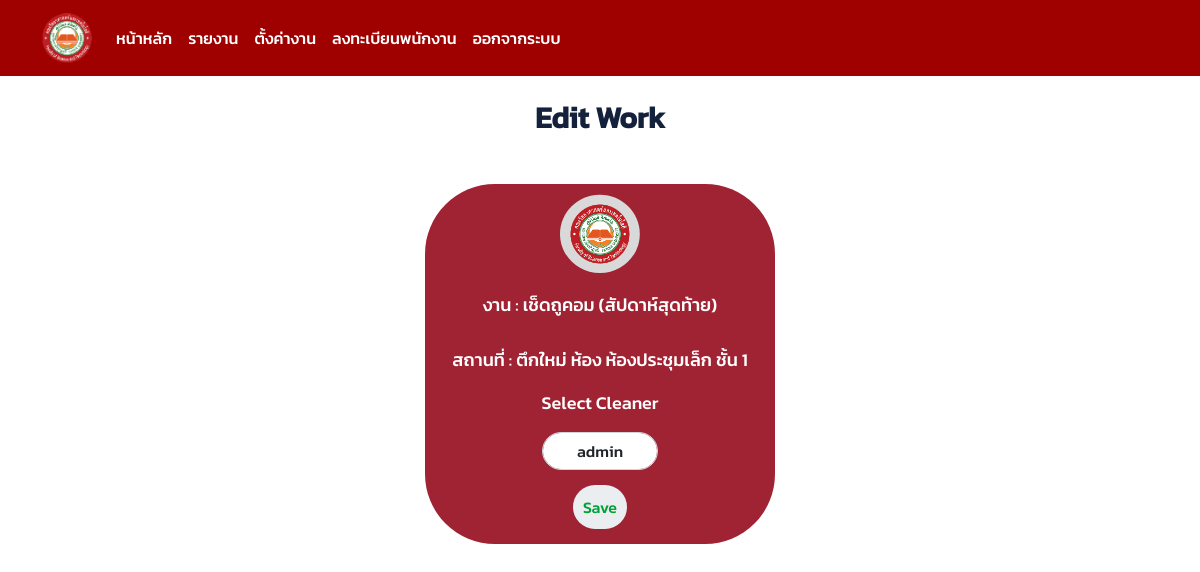
The page /edit_work/109/ (signed in) on the database its author committed.
### cleanerapp/models.py (models this page shows, shortened)
class Work(models.Model):
    work_name = models.CharField(max_length=100)
    cleaner = models.ForeignKey(Cleaner, on_delete=models.CASCADE)
    room = models.ForeignKey(Room, on_delete=models.CASCADE)
    WEEKDAYS = [
        ('Sunday', 'Sunday'),
        ('Monday', 'Monday'),
        ('Tuesday', 'Tuesday'),
        ('Wednesday', 'Wednesday'),
        ('Thursday', 'Thursday'),
        ('Friday', 'Friday'),
        ('Saturday', 'Saturday'),
    ]
    day = models.CharField(max_length=9, choices=WEEKDAYS)  # Set max_length to accommodate the longest weekday name
    class Meta:
        unique_together = ('work_name', 'cleaner', 'room', 'day')
        verbose_name_plural = "งาน"

class Room(models.Model):
    room_name = models.CharField(max_length=100)
    building = models.ForeignKey(Building, on_delete=models.CASCADE)
    floor_num = models.PositiveIntegerField()
    def __str__(self):
        return f" {self.building.name} ห้อง {self.room_name} ชั้น {self.floor_num}"
    class Meta:
        unique_together = ('room_name', 'building', 'floor_num')
        verbose_name_plural = "ห้อง"

class Building(models.Model):
    name = models.CharField(max_length=100, unique=True)
    total_floors = models.PositiveIntegerField()
    class Meta:
        verbose_name_plural = "ตึก"

class Cleaner(models.Model):
    SEX_CHOICES = [
        ('Male', 'Male'),
        ('Female', 'Female'),
    ]
    profile_image = models.ImageField(upload_to='profile_images/', blank=True, null=True)
    user = models.OneToOneField(User, on_delete=models.CASCADE)
    sex = models.CharField(max_length=10, choices=SEX_CHOICES)
    class Meta:
        verbose_name_plural = "พนักงานทำความสะอาด"

### cleanerapp/views.py (the view, shortened to what this page needs)
# urls.py: path('edit_work/<int:work_id>/', views.edit_work, name='edit_work'),
@login_required
@staff_required
def edit_work(request, work_id):
    work = get_object_or_404(Work, pk=work_id)
    cleaners = Cleaner.objects.all()
    context = {
        'work': work,
        'cleaners': cleaners,
    }
    return render(request, 'edit_work.html', context)

### templates/edit_work.html (shortened to what this page needs)
{% include 'navbar.html' %}
<!DOCTYPE html>
<html lang="en">
<head>
    {% load static %}
    <link rel="stylesheet" href="{% static 'css/edit.css' %}">
</head>
<body style="font-family: 'Kanit-Medium', sans-serif;">
    <div class="content">
            <h3 class="text-center mt-4" style="font-size: 30px; color: #14213D; font-weight: bold;">Edit Work</h3>
            <div class="container bg mt-5 d-flex flex-column justify-content-center align-items-center">
            <div class="images">
            <svg xmlns="http://www.w3.org/2000/svg" width="80" height="80" viewBox="0 0 198 194" fill="none">
                <path d="M197.485 96.7733C197.485 150.22 153.277 193.547 98.7427 193.547C44.2086 193.547 0 150.22 0 96.7733C0 43.3269 44.2086 0 98.7427 0C153.277 0 197.485 43.3269 197.485 96.7733Z" fill="#D9D9D9"/>
                <image x="24" y="22" width="150" height="150" xlink:href="{% static 'images/ftu_logo-removebg-preview.png' %}" />
            </svg>
        </div>
        <p class="text-center">งาน : {{ work.work_name }} </p>
        <p class="text-center">สถานที่ : {{ work.room }}</p>
            <form method="post">
                <div class="form-group">
                    <div class="d-flex justify-content-center align-items-center">
                        <p>
                            <label for="cleaner" style="color: white; font-size: 18px; font-weight: 500;">Select Cleaner</label>
                        </p>
                    </div>
                    <select class="form-control" id="cleaner" name="cleaner" style="border-radius: 20px;">
                        {% for cleaner in cleaners %}
                            <option value="{{ cleaner.id }}"{% if work.cleaner.id == cleaner.id %}selected{% endif %} style="text-align: center;">{{ cleaner.user.get_full_name }}</option>
                        {% endfor %}
                    </select>
                </div>
                <div class="d-flex justify-content-center align-items-center">
                    <button type="submit" class="btn btn-primary">Save</button>
                </div>
            </form>
        </div>
    </div>
</body>
</html>

### static/css/edit.css (style rules this page uses)
body { flex-direction: column; display: flex; }
.content { flex: 1; padding-bottom: 100px; }
.content { flex: 1; }
.container.bg { border-radius: 70px; background: #a02334; width: 350px; height: auto; flex-shrink: 0; }
.images { margin-bottom: 5px; padding-top: 10px; }
.text-center { font-size: 18px; margin-top: 12px; color: white; }
button.btn { font-size: 16px; font-weight: 500; padding: 10px; margin: 15px; width: auto; background: #ebeef1; cursor: pointer; border: none; border-radius: 50px; color: #00a037; box-shadow: 20px 10px 10px 1px rgba(10, 90, 169, 0.16), -10px -10px -10px -1px rgba(255, 255, 255, 0.70); }

### rows shown on the page
Work: work_name "เช็ดถูคอม (สัปดาห์สุดท้าย)", room "ตึกใหม่ ห้อง ห้องประชุมเล็ก ชั้น 1", cleaner "admin"
